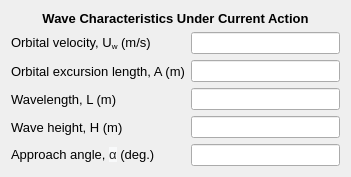
     <widget class="QWidget" name="formLayoutWidget_13">
      <property name="geometry">
       <rect>
        <x>20</x>
        <y>360</y>
        <width>351</width>
        <height>151</height>
       </rect>
      </property>
      <layout class="QFormLayout" name="formLayout_19">
       <item row="0" column="0" colspan="2">
        <widget class="QLabel" name="swCharacteristics_lbl_3">
         <property name="font">
          <font>
           <family>MS Shell Dlg 2</family>
           <pointsize>10</pointsize>
           <weight>75</weight>
           <bold>true</bold>
          </font>
         </property>
         <property name="text">
          <string>&lt;html&gt;&lt;head/&gt;&lt;body&gt;&lt;p align=&quot;center&quot;&gt;Wave Characteristics Under Current Action&lt;/p&gt;&lt;/body&gt;&lt;/html&gt;</string>
         </property>
        </widget>
       </item>
       <item row="1" column="0">
        <widget class="QLabel" name="regularOrbitalVelocity_wpc_lbl">
         <property name="font">
          <font>
           <family>MS Shell Dlg 2</family>
           <pointsize>10</pointsize>
          </font>
         </property>
         <property name="text">
          <string>&lt;html&gt;&lt;head/&gt;&lt;body&gt;&lt;p&gt;Orbital velocity, U&lt;span style=&quot; vertical-align:sub;&quot;&gt;w&lt;/span&gt; (m/s)&lt;/p&gt;&lt;/body&gt;&lt;/html&gt;</string>
         </property>
        </widget>
       </item>
       <item row="1" column="1">
        <widget class="QLineEdit" name="regularOrbitalVelocity_wpc_txt">
         <property name="readOnly">
          <bool>true</bool>
         </property>
        </widget>
       </item>
       <item row="2" column="0">
        <widget class="QLabel" name="excursionLength_wpc_lbl">
         <property name="font">
          <font>
           <family>MS Shell Dlg 2</family>
           <pointsize>10</pointsize>
          </font>
         </property>
         <property name="text">
          <string>Orbital excursion length, A (m)</string>
         </property>
        </widget>
       </item>
       <item row="2" column="1">
        <widget class="QLineEdit" name="excursionLength_wpc_txt">
         <property name="readOnly">
          <bool>true</bool>
         </property>
        </widget>
       </item>
       <item row="3" column="0">
        <widget class="QLabel" name="waveLength_wpc_lbl">
         <property name="font">
          <font>
           <family>MS Shell Dlg 2</family>
           <pointsize>10</pointsize>
          </font>
         </property>
         <property name="text">
          <string>Wavelength, L (m)</string>
         </property>
        </widget>
       </item>
       <item row="3" column="1">
        <widget class="QLineEdit" name="waveLength_wpc_txt">
         <property name="readOnly">
          <bool>true</bool>
         </property>
        </widget>
       </item>
       <item row="5" column="0">
        <widget class="QLabel" name="approachAngle_wpc_lbl">
         <property name="font">
          <font>
           <family>MS Shell Dlg 2</family>
           <pointsize>10</pointsize>
          </font>
         </property>
         <property name="text">
          <string>&lt;html&gt;&lt;head/&gt;&lt;body&gt;&lt;p&gt;Approach angle, &lt;span style=&quot; font-family:'sans-serif'; color:#202122; background-color:#f8f9fa;&quot;&gt;α&lt;/span&gt; (deg.)&lt;/p&gt;&lt;/body&gt;&lt;/html&gt;</string>
         </property>
        </widget>
       </item>
       <item row="5" column="1">
        <widget class="QLineEdit" name="approachAngle_wpc_txt">
         <property name="readOnly">
          <bool>true</bool>
         </property>
        </widget>
       </item>
       <item row="4" column="1">
        <widget class="QLineEdit" name="waveHeight_wpc_txt">
         <property name="readOnly">
          <bool>true</bool>
         </property>
        </widget>
       </item>
       <item row="4" column="0">
        <widget class="QLabel" name="waveHeight_wpc_lbl">
         <property name="font">
          <font>
           <family>MS Shell Dlg 2</family>
           <pointsize>10</pointsize>
          </font>
         </property>
         <property name="text">
          <string>Wave height, H (m)</string>
         </property>
        </widget>
       </item>
      </layout>
     </widget>
